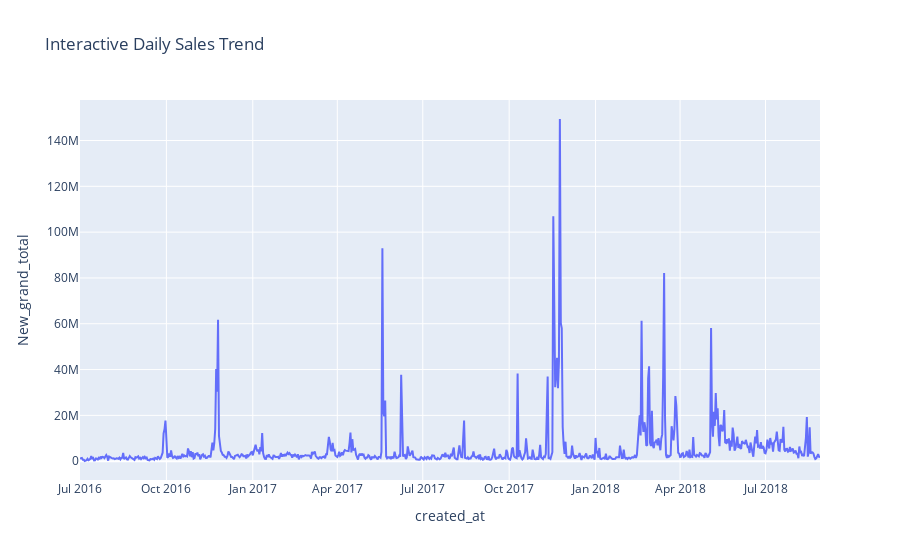

Here is the notebook cell this chart was saved with:
### Code cell
fig = px.line(df_daily_sales, x="created_at", y="New_grand_total", title="Interactive Daily Sales Trend")
fig.show()

### Figure 1 — Plotly figure (JSON) as saved in the notebook; plotly's stock layout.template omitted (floating-point values rounded to 4 significant figures; data arrays with more than 128 entries replaced by an {"elided": "..."} marker saying what was removed)
{"data": [{"hovertemplate": "created_at=%{x}<br>New_grand_total=%{y}<extra></extra>", "legendgroup": "", "line": {"color": "#636efa", "dash": "solid"}, "marker": {"symbol": "circle"}, "mode": "lines", "name": "", "orientation": "v", "showlegend": false, "type": "scatter", "x": {"elided": "789 str values"}, "xaxis": "x", "y": {"elided": "789 float values"}, "yaxis": "y"}], "layout": {"legend": {"tracegroupgap": 0}, "title": {"text": "Interactive Daily Sales Trend"}, "xaxis": {"anchor": "y", "domain": [0, 1], "title": {"text": "created_at"}}, "yaxis": {"anchor": "x", "domain": [0, 1], "title": {"text": "New_grand_total"}}}}
